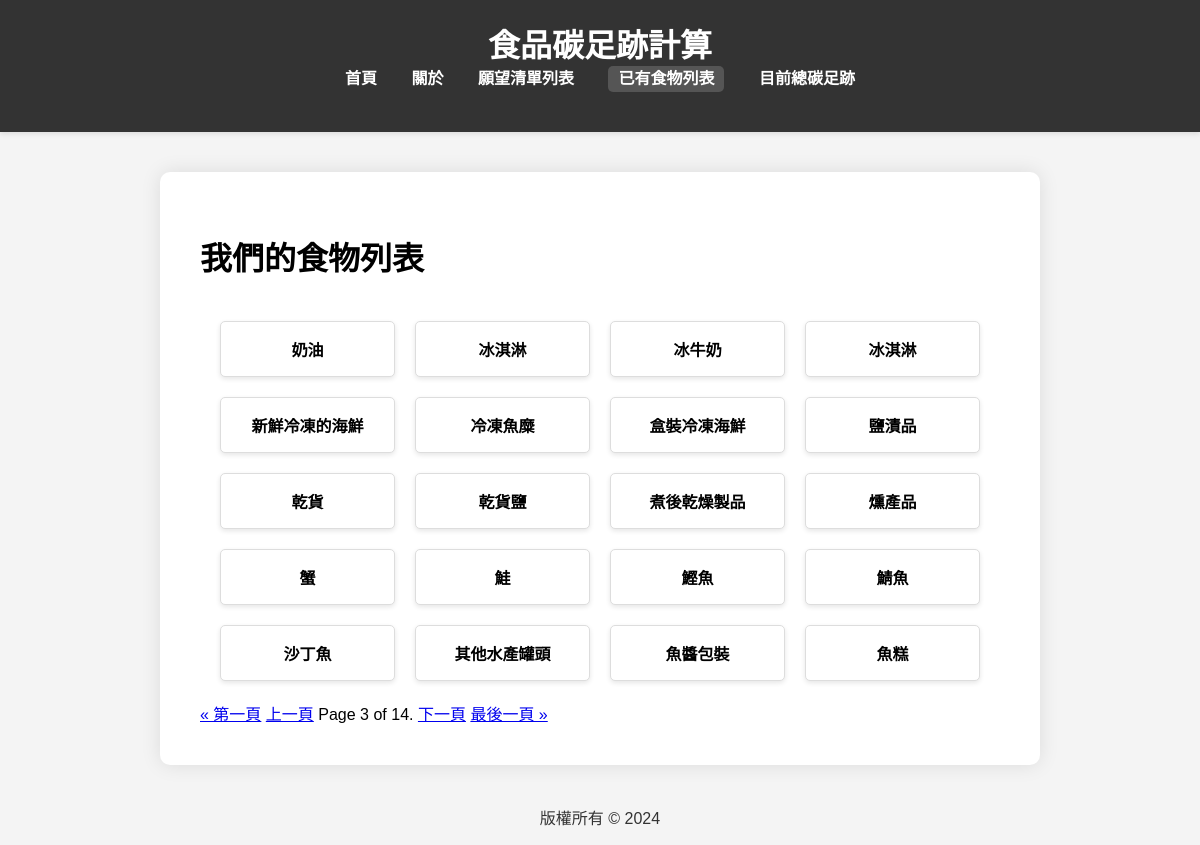
Screenshot of /migrate/food_list/?page=3 with the database file from the repository.
### migrate/models.py (models this page shows, shortened)
class Food(models.Model):
    UNIT_CHOICES = (
        ('kg', 'Kilogram'),  # 千克
        ('L', 'Liter'),      # 升
        ('枚', 'Pieces'),    # 枚，用于不规则计数的物品，如鸡蛋等
    )
    name = models.CharField(max_length=100)
    quantity = models.FloatField(validators=[MinValueValidator(0.01)])
    carbon_footprint = models.FloatField(validators=[MinValueValidator(0)])
    unit = models.CharField(max_length=10, choices=UNIT_CHOICES, default='kg')

### migrate/views.py (the view)
# urls.py: path('food_list/', views.food_list, name='food_list'),  # 新增这行
def food_list(request):
    foods = Food.objects.all()
    paginator = Paginator(foods, 20)  # 每页显示20个项目
    page_number = request.GET.get('page')
    page_obj = paginator.get_page(page_number)
    return render(request, 'food_list.html', {'page_obj': page_obj})

### migrate/templates/food_list.html
{% extends "base.html" %}
{% block content %}
<h1>我們的食物列表</h1>
<div class="food-grid">
    {% for food in page_obj %}
    <div class="food-card">
        <p>{{ food.name }}</p>
    </div>
    {% endfor %}
</div>
<div class="pagination">
    <span class="step-links">
        {% if page_obj.has_previous %}
            <a href="?page=1">&laquo; 第一頁</a>
            <a href="?page={{ page_obj.previous_page_number }}">上一頁</a>
        {% endif %}
        <span class="current">
            Page {{ page_obj.number }} of {{ page_obj.paginator.num_pages }}.
        </span>
        {% if page_obj.has_next %}
            <a href="?page={{ page_obj.next_page_number }}">下一頁</a>
            <a href="?page={{ page_obj.paginator.num_pages }}">最後一頁 &raquo;</a>
        {% endif %}
    </span>
</div>
{% endblock %}

### migrate/static/css/style.css (style rules this page uses)
body { font-family: Arial, sans-serif; background-color: #f4f4f4; margin: 0; padding: 0; }
.food-grid { display: grid; grid-template-columns: repeat(auto-fill, minmax(150px, 1fr)); gap: 20px; padding: 20px; }
.food-card { background: #fff; border: 1px solid #ddd; border-radius: 5px; padding: 15px; box-shadow: 0 2px 5px rgba(0, 0, 0, 0.1); text-align: center; }
.food-card p { margin: 0; font-size: 16px; font-weight: bold; }

### rows the page displays
Food: name "奶油"
Food: name "冰淇淋"
Food: name "冰牛奶"
Food: name "冰淇淋"
Food: name "新鮮冷凍的海鮮"
Food: name "冷凍魚糜"
Food: name "盒裝冷凍海鮮"
Food: name "鹽漬品"
Food: name "乾貨"
Food: name "乾貨鹽"
Food: name "煮後乾燥製品"
Food: name "燻產品"
Food: name "蟹"
Food: name "鮭"
Food: name "鰹魚"
Food: name "鯖魚"
Food: name "沙丁魚"
Food: name "其他水產罐頭"
Food: name "魚醬包裝"
Food: name "魚糕"

### other values shown
{{ page_obj.number }} "3"
{{ page_obj.paginator.num_pages }} "14"
